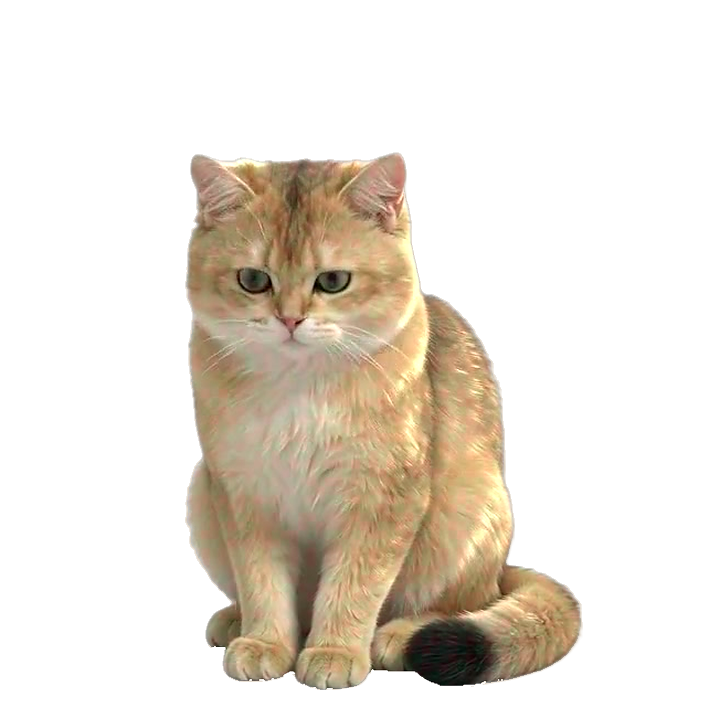
#> input picture assets/frames/model_side_full_012.png, 720 x 720 px, given in place of n001.png, which was not available
$ python rebuild_123.py
#> lines starting #> are read from the running program, lines starting #| are printed output that depends on the picture; after the words box and inside, x2 and y2 are one past the last pixel; in counts of white or black regions, pixels touching at a corner belong together; pictures that were not available may be replaced by others from this repository, and a replacement may not be noted
### pet.py
"""桌宠小猫 - 2.5D 建模形象（统一 720x720 画幅序列动画）

- 加载透明 PNG 精灵帧，统一缩放显示（全部帧同尺寸，切换无尺寸跳变）
- 动作 = 帧序列连续播放（走路 4 帧循环 / 伸懒腰 / 睡觉 123 帧 24fps 视频序列）
- 自然过渡：切换动作前闭眼，直接切帧，不做缩放放大
- 复用单个画布图像项换图，避免高频重绘闪烁
- 无边框、透明、置顶、可拖拽、右键菜单
"""
import os
import random
import tkinter as tk

from PIL import Image, ImageChops, ImageTk

TRANSPARENT = "#010203"
FRAMES_DIR = os.path.join(os.path.dirname(os.path.abspath(__file__)), "assets", "frames")

DISPLAY_H = 320      # 统一显示高度（px，所有素材已统一 720x720 -> 320x320）
PAD = 0              # 窗口与图像完全同尺寸，无透明边（避免色键区域高频重绘闪烁）
BLINK_MS = 150       # 闭眼过渡时长（ms）
WALK_SPEED = 14      # 走路时窗口水平移动速度（px/帧）
WALK_DIST = 235      # 单程行走距离（px）

# 全部单帧素材文件（统一 2.5D 建模形象）
FRAME_FILES = {
    "main":   "model_main.png",          # 坐姿正面（形象设定图）
    "doze":   "model_doze.png",          # 闭眼端坐（眨眼/打盹/过渡闭眼）
    "side":   "model_side_stand.png",    # 侧身站立
    "walk_l": "model_walk_l.png",        # 走路：迈左前+右后
    "walk_r": "model_walk_r.png",        # 走路：迈右前+左后
    "stretch_arch":  "model_stretch_arch.png",   # 伸懒腰：低头弓背
    "stretch_reach": "model_stretch_reach.png",  # 伸懒腰：前爪前伸压低
    "stretch_flat":  "model_stretch_flat.png",   # 伸懒腰：完全展开
    "look_l": "model_look_l.png",        # 歪头向左
    "look_r": "model_look_r.png",        # 歪头向右
    "lie":    "model_lie_side.png",      # 侧躺
    "sleep_curl": "model_sleep_curl.png",  # 蜷睡
    "jump_crouch": "model_jump_crouch.png",  # 跳跃：蹲伏
    "jump_air":    "model_jump_air.png",     # 跳跃：腾空
}
# 视频动作序列帧（坐→蜷睡，来自真实动作视频，24fps 满帧率 123 帧）
for _i in range(1, 124):
    FRAME_FILES[f"sleep_full_{_i:03d}"] = f"model_sleep_full_{_i:03d}.png"
#> further down, im is the input picture: PIL image 720x720 RGBA; mean R, G, B, A 177.7, 151.7, 116.9, 74.3

# 帧序列动作：连续动画（同一建模形象）
SEQUENCES = {
    "walk": {
        "frames": ["side", "walk_l", "side", "walk_r"],
        "loop": True, "frame_ms": 180, "total_ms": 6000,   # 走路循环 ~6 秒
    },
    "stretch": {
        "frames": ["main", "stretch_arch", "stretch_reach",
                   "stretch_flat", "main"],
        "loop": False, "frame_ms": 340, "total_ms": 0,
    },
    "look": {
        "frames": ["main", "look_l", "main", "look_r", "main"],
        "loop": False, "frame_ms": 360, "total_ms": 0,
    },
    "jump": {
        "frames": ["main", "jump_crouch", "jump_air", "side", "main"],
        "loop": False, "frame_ms": 280, "total_ms": 0,
    },
    "sleep_curl": {
        # 视频级"坐→蜷睡"序列：123 帧 @24fps 流畅播放，保持蜷睡后反向醒来
        "frames": [f"sleep_full_{_i:03d}" for _i in range(1, 124)],
        "loop": False, "frame_ms": 42, "total_ms": 0,
        "hold_last": 10000,        # 保持蜷睡 10 秒
        "reverse_on_exit": True,   # 醒来时反向播放（蜷→坐）
    },
}

# 随机动作表：(动作名, 单帧持续毫秒, 权重) —— 序列动作时长由 SEQUENCES 决定
ACTIONS = [
    ("doze",   4000, 20),
    ("stretch", 0, 17),
    ("look",     0, 16),
    ("walk",     0, 14),
    ("jump",     0, 12),
    ("lie",    5000, 11),
    ("sleep_curl", 9000, 10),
]
BLINK_WEIGHT = 30

# 动作过渡路径：进入某动作前，先依次展示的中间姿态（模拟真实动作衔接）
TRANSITION_PATHS = {
    "lie":        ["stretch_reach", "stretch_flat"],   # 坐 → 前伸 → 趴下 → 侧躺
}
# 离开某动作时的反向路径（慢慢回到坐姿）
REVERSE_PATHS = {
    "lie":        ["stretch_flat", "stretch_reach"],
}
TRANSITION_FRAME_MS = 340   # 过渡中间帧停留时长（ms）


def clean_edges(im):
    """清理透明图边缘残留，防止透明窗口上出现黑边/暗晕。

    原理：Windows 颜色键透明下，半透明像素会与近黑透明色混合而发暗。
    因此：1) 先清掉"半透明且偏暗"的残留（抠图黑边/阴影）；
         2) 其余半透明像素二值化——够实的毛边保留为全实，太淡的彻底透明。
    保留：完全不透明的暗色像素（猫真正的黑毛），不受影响。
    """
    r, g, b, a = im.split()
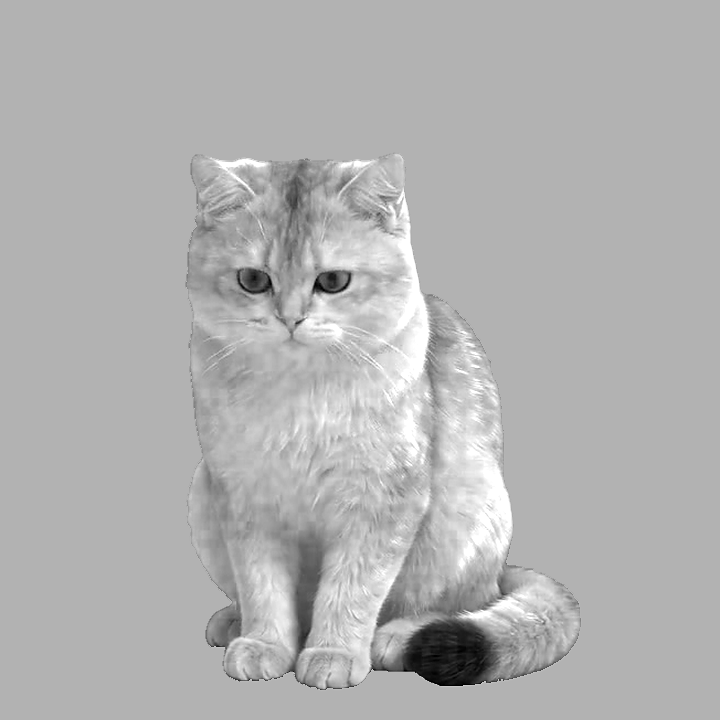
#> r: PIL image 720x720 L; min 0, max 255, mean 177.7
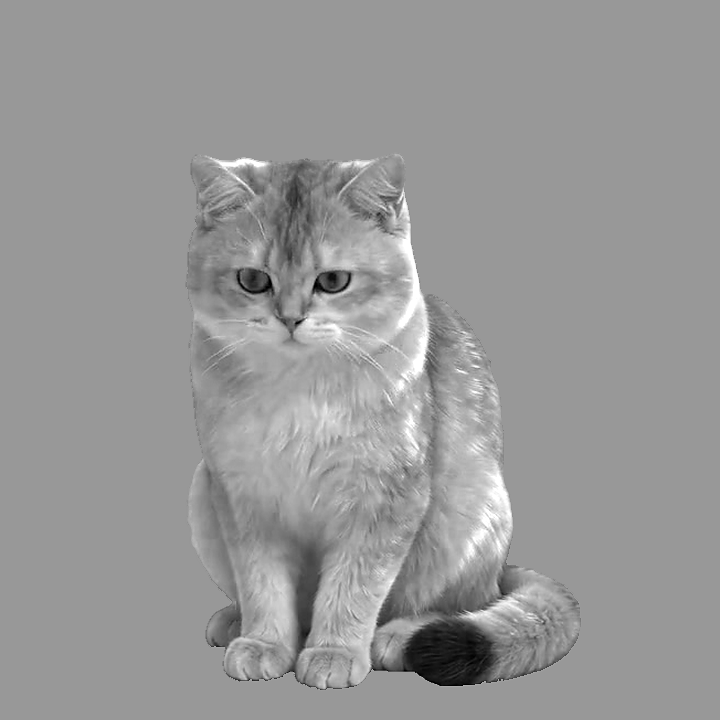
#> g: PIL image 720x720 L; min 0, max 255, mean 151.7
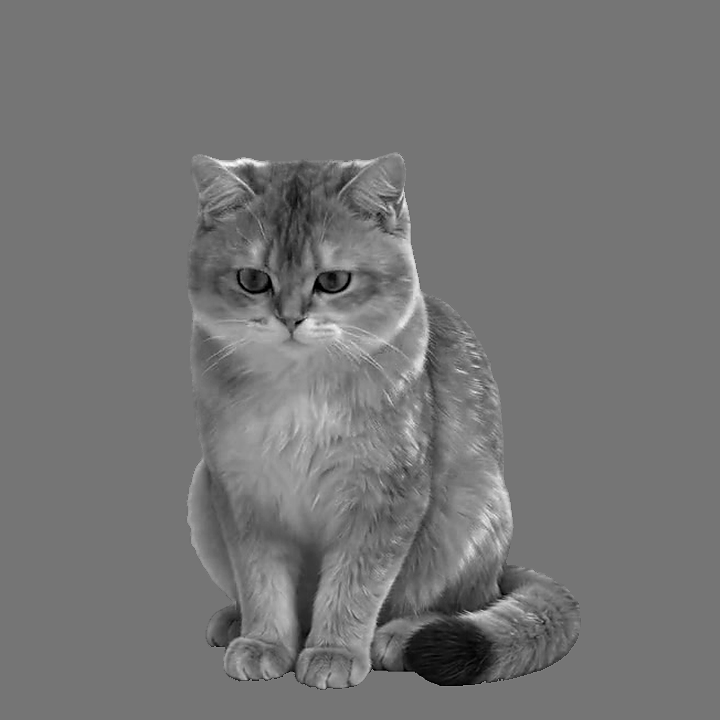
#> b: PIL image 720x720 L; min 0, max 255, mean 116.9
    # 1) 半透明且偏暗 -> 全透明（黑边、阴影、暗残留）
    sum_rgb = ImageChops.add(ImageChops.add(r, g), b)
    dark = sum_rgb.point(lambda v: 255 if v < 180 else 0)
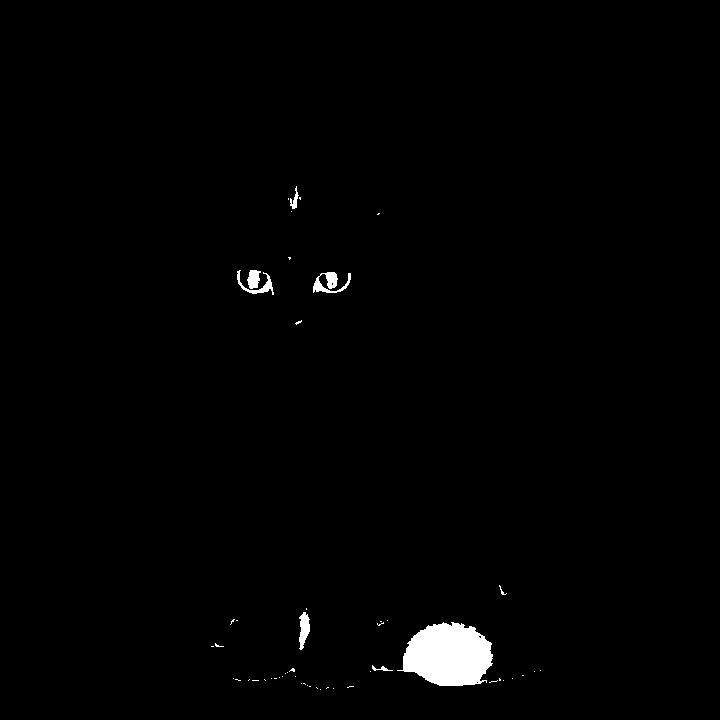
#> dark: PIL image 720x720 L; 1.1% white; 52 white regions (44 under 20 px), largest, box (x1, y1, x2, y2) and area: (397, 622, 493, 686) 4438, (313, 272, 351, 293) 379, (299, 612, 310, 650) 270
    semi = a.point(lambda v: 255 if 0 < v < 245 else 0)
#> semi: PIL image 720x720 L; 1.2% white; 3 white regions (2 under 20 px), largest, box (x1, y1, x2, y2) and area: (185, 152, 583, 690) 6303
    a = ImageChops.subtract(a, ImageChops.multiply(dark, semi))
    # 2) 半透明像素二值化：alpha>=96 视为实体保留，否则完全透明
    a = a.point(lambda v: 255 if v >= 96 else 0)
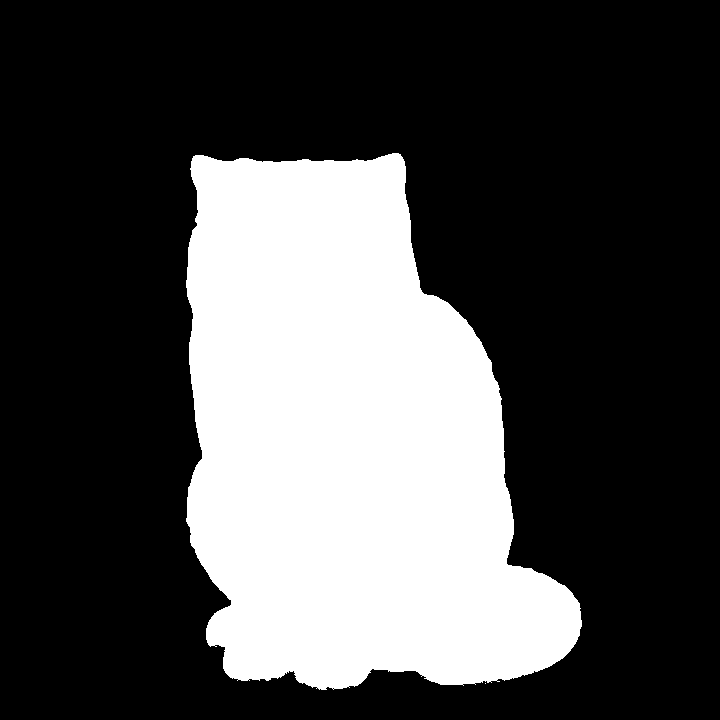
#> a: PIL image 720x720 L; 29.3% white; 2 white regions (1 under 20 px), largest, box (x1, y1, x2, y2) and area: (186, 153, 582, 690) 151857
    return Image.merge("RGBA", (r, g, b, a))


class PetWindow:
    # [73 lines left out: functions __init__, _load_frames, _size_of, _resize_window, _show_image, not called in this run]

    def _display(self, name):
        self.frame_name = name
        self._show_image(self.imgs[name], "nw", PAD, PAD)

    # [201 lines left out: functions _center_show, _new_uid, _resolve_frame, _transition_to, _finish_transition, _schedule_next_action and 14 more, not called in this run]

    def _back_idle(self):
        self.state = "idle"
        self._schedule_next_action()

    # ---- 坐着（原地眨眼） ----
    def _start_sit(self):
        self._transition_to("main", after_done=self._sit_loop)

    def _sit_loop(self):
        self.state = "action"
        self._sit_blink_cycle()

    # [38 lines left out: functions _sit_blink_cycle, _sit_blink_close, _build_menu, _on_press, _on_drag, not called in this run]

    def _on_right_click(self, event):
        self.menu.tk_popup(event.x_root, event.y_root)

### assets/rebuild_123.py
# -*- coding: utf-8 -*-
"""重建 123 帧：清边 -> 稳定化 -> 毛色对齐主形象 -> 轻锐化一次（消除画质/颜色突变）
源：sleep_full_cut（抠图产物）；输出：frames/model_sleep_full_XXX.png
"""
import os
import sys

sys.path.insert(0, r"F:\AI产物\doubao\deskpet")
from PIL import Image, ImageFilter, ImageChops

from pet import clean_edges

CUT = r"F:\AI产物\doubao\deskpet\assets\video_frames\sleep_full_cut"
FRAMES = r"F:\AI产物\doubao\deskpet\assets\frames"
TARGET = (178, 152, 117)     # 主形象 model_main 主体平均毛色
T_BOTTOM, T_CX = 690, 383
CANVAS = 720


def avg_rgb(im, am):
    N = sum(1 for m in am.getdata() if m)
    r, g, b, _ = im.split()
    ar = sum(px for px, m in zip(r.getdata(), am.getdata()) if m) // N
    ag = sum(px for px, m in zip(g.getdata(), am.getdata()) if m) // N
    ab = sum(px for px, m in zip(b.getdata(), am.getdata()) if m) // N
    return ar, ag, ab


for i in range(1, 124):
    im = Image.open(os.path.join(CUT, f"n{i:03d}.png")).convert("RGBA")
    im = clean_edges(im)
    # 稳定化：主体底部中心对齐
    am = im.getchannel("A").point(lambda v: 255 if v >= 128 else 0)
    bb = am.getbbox()
#> bb = (186, 153, 582, 690)
    dx = T_CX - (bb[0] + bb[2]) // 2
#> dx = -1
    dy = T_BOTTOM - bb[3]
#> dy = 0
    canvas = Image.new("RGBA", (CANVAS, CANVAS), (0, 0, 0, 0))
#> canvas: PIL image 720x720 RGBA; every value is 0
    canvas.paste(im, (dx, dy), im)
    im = clean_edges(canvas)
#> in clean_edges (call 2), `r, g, b, a = im.split()`: a: PIL image 720x720 L; 29.3% white; 2 white regions (1 under 20 px), largest, box (x1, y1, x2, y2) and area: (185, 153, 581, 690) 151857
#> in clean_edges (call 2), `dark = sum_rgb.point(lambda v: 255 if v < 180 else 0)`:
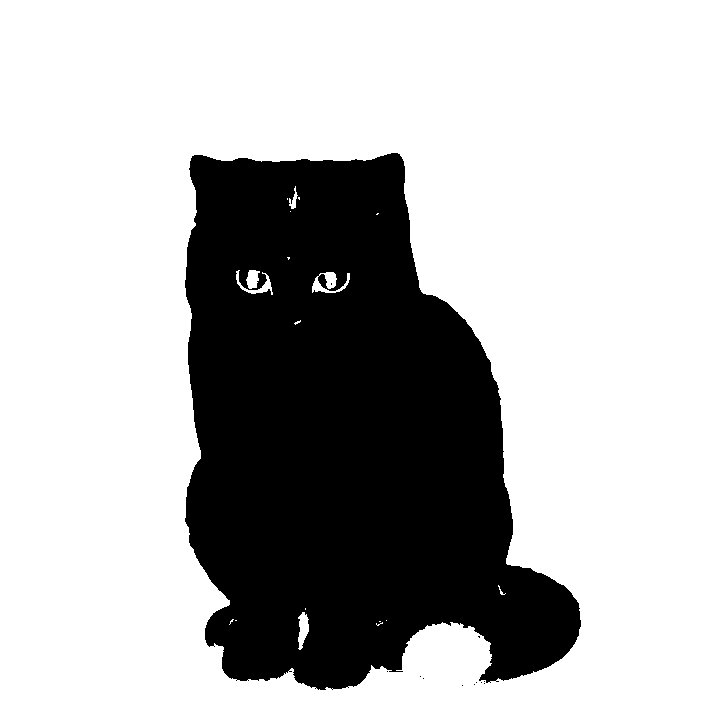
#> dark: PIL image 720x720 L; 71.8% white; 12 black regions (11 under 20 px), largest, box (x1, y1, x2, y2) and area: (185, 153, 581, 690) 146193
#> in clean_edges (call 2), `semi = a.point(lambda v: 255 if 0 < v < 245 else 0)`: semi: PIL image 720x720 L; every value is 0

    # 毛色对齐：per-channel 增益 -> 主形象平均色
    r, g, b, a = im.split()
    am = a.point(lambda v: 255 if v >= 128 else 0)
    avg = avg_rgb(im, am)
#> in avg_rgb, `N = sum(1 for m in am.getdata() if m)`: N = 151858
#> in avg_rgb, `ar = sum(px for px, m in zip(r.getdata(), am.getdata()) if m) // N`: ar = 177
#> in avg_rgb, `ag = sum(px for px, m in zip(g.getdata(), am.getdata()) if m) // N`: ag = 151
#> in avg_rgb, `ab = sum(px for px, m in zip(b.getdata(), am.getdata()) if m) // N`: ab = 116
#> avg = (177, 151, 116)
    sr = min(1.3, max(0.7, TARGET[0] / avg[0]))
#> sr = 1.01
    sg = min(1.3, max(0.7, TARGET[1] / avg[1]))
#> sg = 1.01
    sb = min(1.3, max(0.7, TARGET[2] / avg[2]))
#> sb = 1.01
    r = r.point(lambda v: min(255, int(v * sr)))
    g = g.point(lambda v: min(255, int(v * sg)))
    b = b.point(lambda v: min(255, int(v * sb)))

    # 轻锐化一次（透明区填主形象毛色隔离，防黑边）
    rgb = Image.merge("RGB", (r, g, b))
    rgb2 = rgb.copy()
    rgb2.paste(TARGET, mask=a.point(lambda v: 255 if v < 128 else 0).convert("L"))
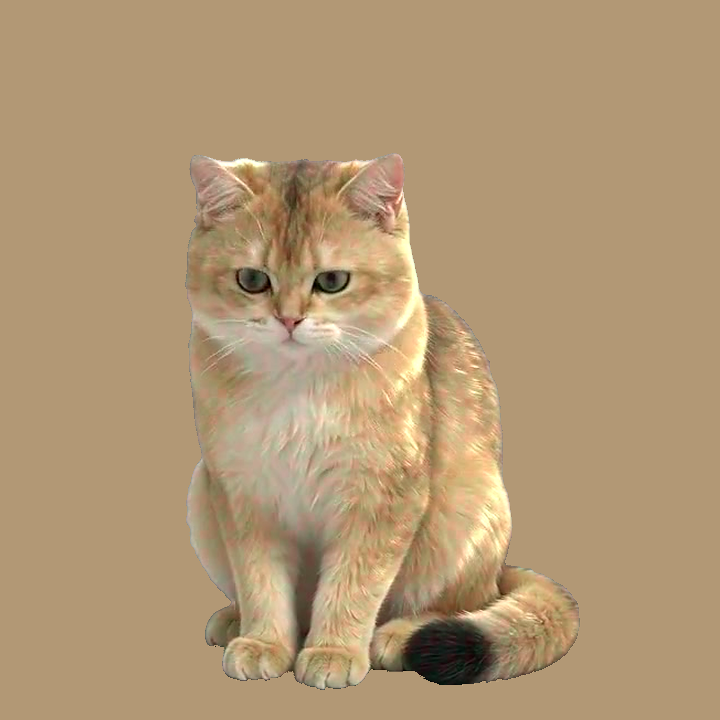
#> rgb2: PIL image 720x720 RGB; mean R, G, B 177.9, 152, 117.1
    sharp = rgb2.filter(ImageFilter.UnsharpMask(radius=1.0, percent=45, threshold=3))
    out = sharp.convert("RGBA")
    out.putalpha(a)
    out.save(os.path.join(FRAMES, f"model_sleep_full_{i:03d}.png"))
    if i % 10 == 0:
        print(i, "avg", avg, "scale", (round(sr, 3), round(sg, 3), round(sb, 3)), flush=True)
#> pass 2 of the loop `for i in range(1, 124):`:
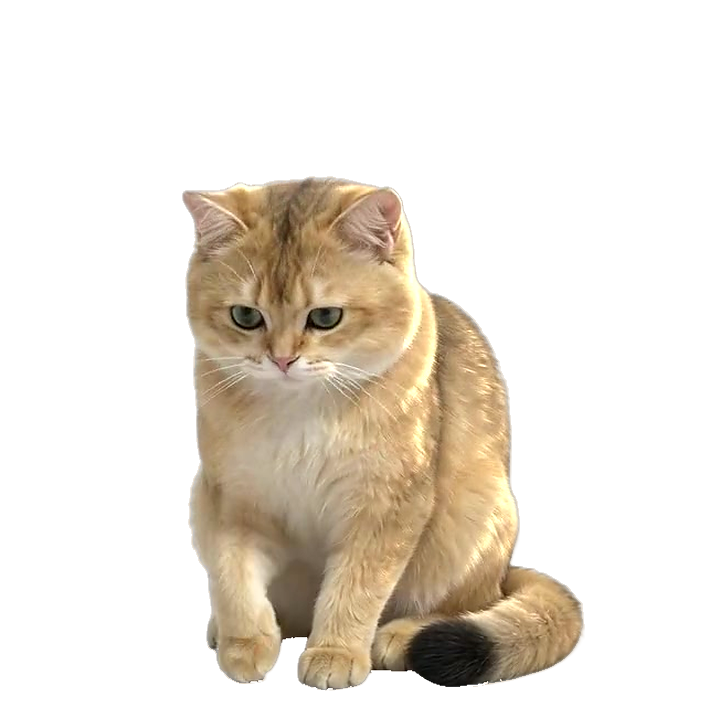
#> input picture assets/frames/model_side_full_018.png, 720 x 720 px, given in place of n002.png, which was not available
#> im is the input picture: PIL image 720x720 RGBA; mean R, G, B, A 178, 152.2, 117.2, 72.3
#> dark: PIL image 720x720 L; 1.2% white; 64 white regions (55 under 20 px), largest, box (x1, y1, x2, y2) and area: (398, 623, 496, 687) 4397, (230, 306, 266, 330) 426, (275, 610, 311, 640) 402
#> semi: PIL image 720x720 L; 1.3% white; 5 white regions (4 under 20 px), largest, box (x1, y1, x2, y2) and area: (182, 176, 585, 691) 6547
#> in clean_edges (call 3), `a = a.point(lambda v: 255 if v >= 96 else 0)`:
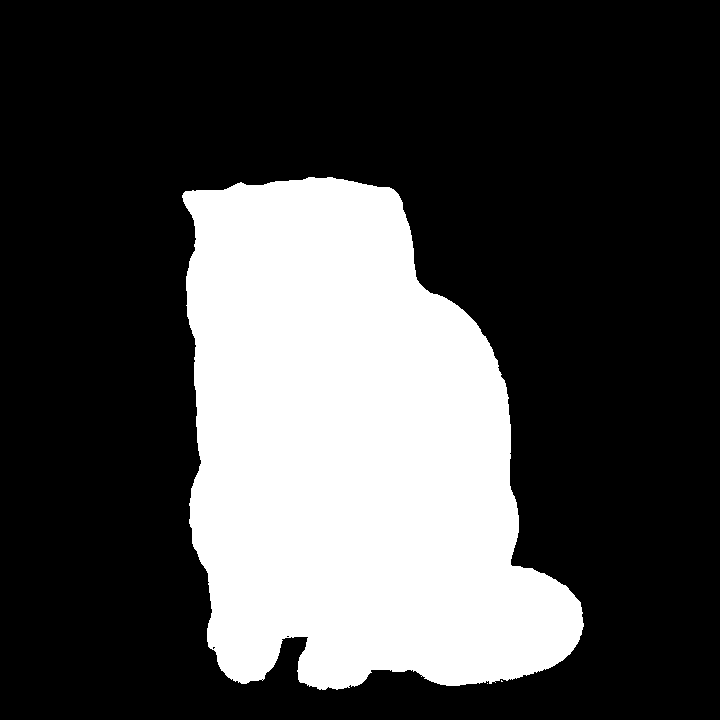
#> a: PIL image 720x720 L; 28.5% white; 3 white regions (2 under 20 px), largest, box (x1, y1, x2, y2) and area: (182, 177, 584, 690) 147847
#> bb = (182, 177, 584, 690)
#> dx = 0
#> dark: PIL image 720x720 L; 72.6% white; 15 black regions (14 under 20 px), largest, box (x1, y1, x2, y2) and area: (182, 177, 584, 690) 141965
#> avg = (178, 152, 117)
#> sr = 1
#> `rgb2.paste(TARGET, mask=a.point(lambda v: 255 if v < 128 else 0).conve..`:
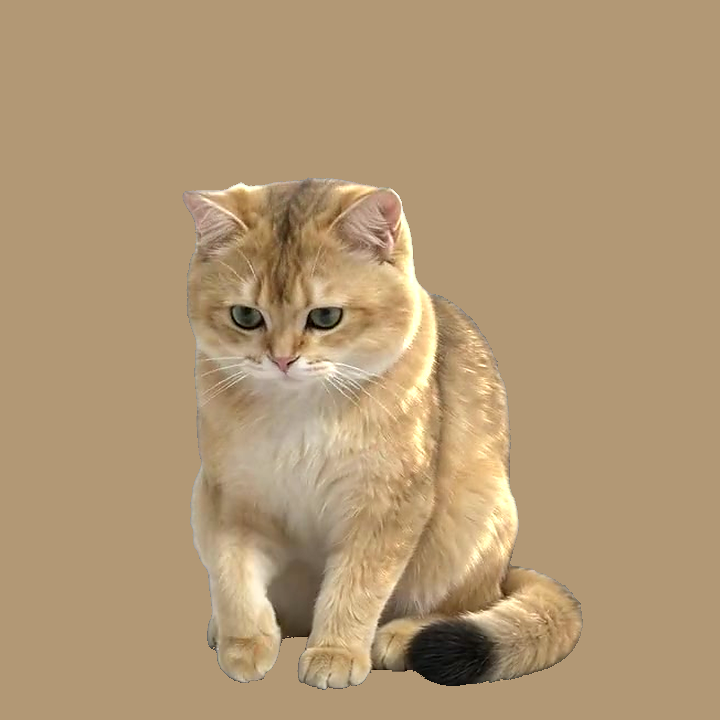
#> rgb2: PIL image 720x720 RGB; mean R, G, B 178.1, 152.2, 117.2
#> (the run stopped early here; a loop or call above may not have finished)
